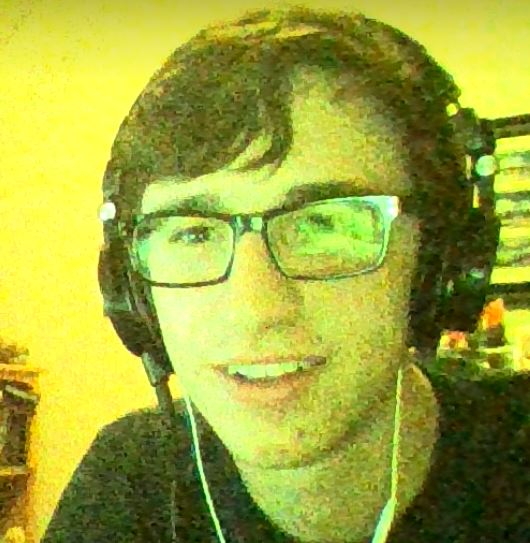
//> input picture Eric/test.JPG, 530 x 543 px, given in place of the camera
$ ./linedetection   (built with g++ and OpenCV 4)
//> lines starting //> are read from the running program, lines starting //| are printed output that depends on the picture; after the words box and inside, x2 and y2 are one past the last pixel; in counts of white or black regions, pixels touching at a corner belong together
### Mark/linedetection/linedetection/stdafx.h
// stdafx.h : include file for standard system include files,
// or project specific include files that are used frequently, but
// are changed infrequently
//

#pragma once

#include "targetver.h"

#include <stdio.h>
#include <tchar.h>


// TODO: reference additional headers your program requires here

### Mark/linedetection/linedetection/linedetection.cpp
// linedetection.cpp : Defines the entry point for the console application.
//
#include "stdafx.h"
#include <iostream>
#include <opencv2\highgui\highgui.hpp>
#include <opencv2\imgproc\imgproc.hpp>

using namespace cv;
using namespace std;

int main()
{
	Mat cameraFeed;
	Mat dst, cdst, binary,output;
	VideoCapture capture;
	capture.open(0);

	while (1)
	{
		capture.read(cameraFeed);
//> cameraFeed is the input picture: 543 rows x 530 cols, CV_8UC3; mean B, G, R 58.7, 167.1, 158.9

		cvtColor(cameraFeed, output, CV_BGR2GRAY);
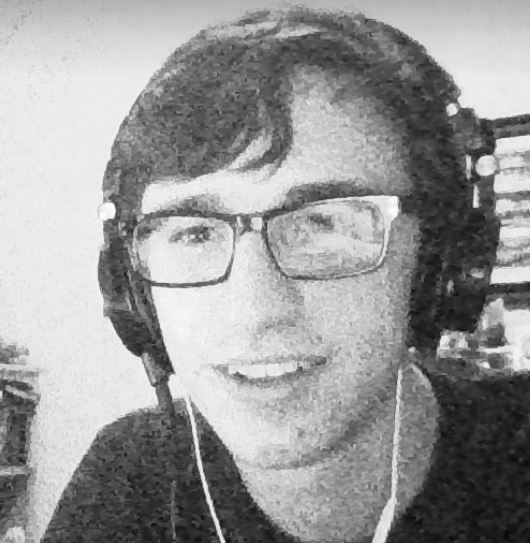
//> output: 543 rows x 530 cols, CV_8UC1; min 3, max 255, mean 152.3
		threshold(output, binary, 170, 255, THRESH_BINARY);
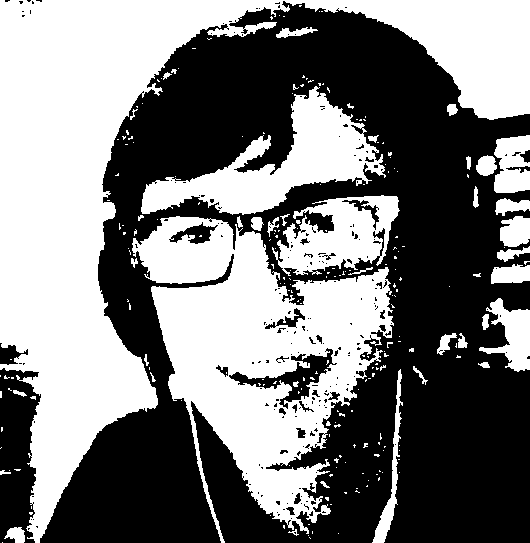
//> binary: 543 rows x 530 cols, CV_8UC1; 48.5% white; 234 white regions (192 under 20 px), largest, box (x1, y1, x2, y2) and area: (0, 0, 530, 543) 73030, (132, 216, 394, 543) 39371, (141, 86, 386, 215) 11515
		Canny(binary, dst, 50, 200, 3);
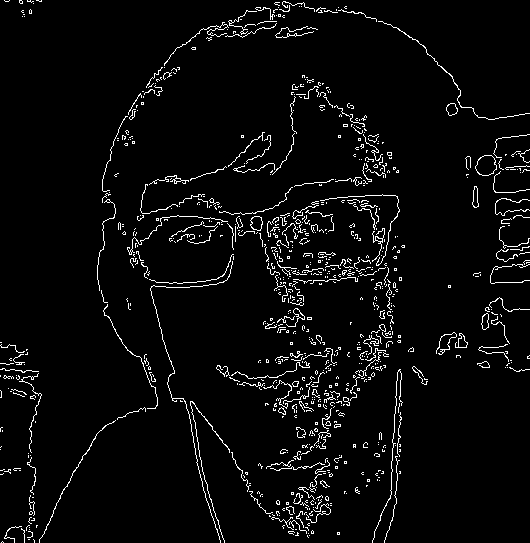
//> dst: 543 rows x 530 cols, CV_8UC1; 4.1% white in thin lines or dots
		cvtColor(dst, cdst, CV_GRAY2BGR);
//> cdst: 543 rows x 530 cols, CV_8UC3; 4.1% white in thin lines or dots


		imshow("Canny Output", dst);
		imshow("Binary output", binary);
		vector<Vec4i> lines;
		HoughLinesP(binary, lines, 1, CV_PI / 180, 30, 50, 20);
//> lines = 844 lines (x1, y1, x2, y2), first 8: [27, 530, 121, 0], [226, 445, 394, 196], [9, 536, 89, 447], [32, 486, 316, 202], [133, 265, 269, 142], [159, 318, 341, 108], [34, 485, 353, 197], [446, 70, 521, 0]
		for (size_t i = 0; i < lines.size(); i++)
		{
			Vec4i l = lines[i];
			line(cdst, Point(l[0], l[1]), Point(l[2], l[3]), Scalar(0, 0, 255), 3, CV_AA);
		}
//> this loop made 844 passes
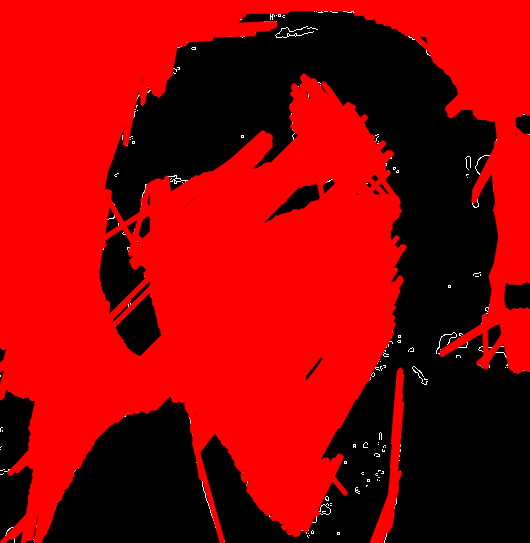
//> cdst: 543 rows x 530 cols, CV_8UC3; mean B, G, R 1, 1, 149.1

		//cout << lines.size() << endl;
		//imshow("source", cameraFeed);
		imshow("detected lines", cdst);

		waitKey(30);
	}
	return 0;
}
